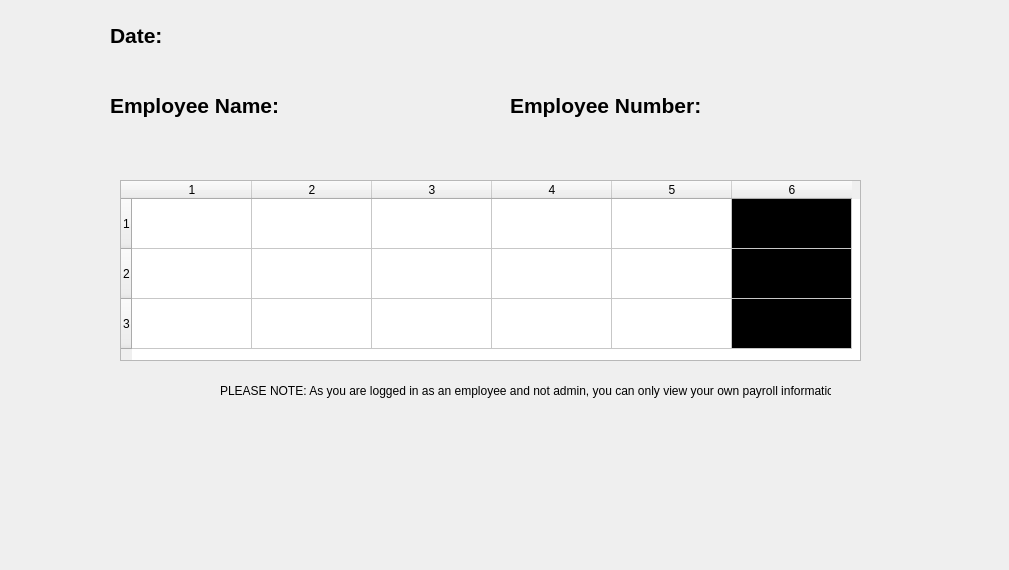
<?xml version="1.0" encoding="UTF-8"?>
<ui version="4.0">
 <class>EmployeePayrollWindow</class>
 <widget class="QWidget" name="EmployeePayrollWindow">
  <property name="geometry">
   <rect>
    <x>0</x>
    <y>0</y>
    <width>1009</width>
    <height>570</height>
   </rect>
  </property>
  <property name="windowTitle">
   <string>View Payroll</string>
  </property>
  <widget class="QLabel" name="employeeNameLbl">
   <property name="geometry">
    <rect>
     <x>110</x>
     <y>90</y>
     <width>231</width>
     <height>31</height>
    </rect>
   </property>
   <property name="font">
    <font>
     <pointsize>16</pointsize>
     <weight>75</weight>
     <bold>true</bold>
    </font>
   </property>
   <property name="text">
    <string>Employee Name: </string>
   </property>
  </widget>
  <widget class="QLabel" name="warningLoggedInMsg">
   <property name="geometry">
    <rect>
     <x>220</x>
     <y>370</y>
     <width>611</width>
     <height>41</height>
    </rect>
   </property>
   <property name="text">
    <string>PLEASE NOTE: As you are logged in as an employee and not admin, you can only view your own payroll information</string>
   </property>
  </widget>
  <widget class="QLabel" name="employeeNumLbl">
   <property name="geometry">
    <rect>
     <x>510</x>
     <y>90</y>
     <width>231</width>
     <height>31</height>
    </rect>
   </property>
   <property name="font">
    <font>
     <pointsize>16</pointsize>
     <weight>75</weight>
     <bold>true</bold>
    </font>
   </property>
   <property name="text">
    <string>Employee Number:</string>
   </property>
  </widget>
  <widget class="QLabel" name="dateLbl">
   <property name="geometry">
    <rect>
     <x>110</x>
     <y>20</y>
     <width>231</width>
     <height>31</height>
    </rect>
   </property>
   <property name="font">
    <font>
     <pointsize>16</pointsize>
     <weight>75</weight>
     <bold>true</bold>
    </font>
   </property>
   <property name="text">
    <string>Date:</string>
   </property>
  </widget>
  <widget class="QTableWidget" name="displayPayrollTable">
   <property name="geometry">
    <rect>
     <x>120</x>
     <y>180</y>
     <width>741</width>
     <height>181</height>
    </rect>
   </property>
   <property name="lineWidth">
    <number>1</number>
   </property>
   <property name="rowCount">
    <number>3</number>
   </property>
   <property name="columnCount">
    <number>6</number>
   </property>
   <attribute name="horizontalHeaderDefaultSectionSize">
    <number>120</number>
   </attribute>
   <attribute name="verticalHeaderDefaultSectionSize">
    <number>50</number>
   </attribute>
   <row/>
   <row/>
   <row/>
   <column/>
   <column/>
   <column/>
   <column/>
   <column/>
   <column/>
   <item row="0" column="5">
    <property name="text">
     <string>PDF</string>
    </property>
    <property name="textAlignment">
     <set>AlignCenter</set>
    </property>
    <property name="background">
     <brush brushstyle="SolidPattern">
      <color alpha="255">
       <red>0</red>
       <green>0</green>
       <blue>0</blue>
      </color>
     </brush>
    </property>
    <property name="foreground">
     <brush brushstyle="NoBrush">
      <color alpha="255">
       <red>255</red>
       <green>255</green>
       <blue>255</blue>
      </color>
     </brush>
    </property>
   </item>
   <item row="1" column="5">
    <property name="text">
     <string>PDF</string>
    </property>
    <property name="textAlignment">
     <set>AlignCenter</set>
    </property>
    <property name="background">
     <brush brushstyle="SolidPattern">
      <color alpha="255">
       <red>0</red>
       <green>0</green>
       <blue>0</blue>
      </color>
     </brush>
    </property>
    <property name="foreground">
     <brush brushstyle="NoBrush">
      <color alpha="255">
       <red>255</red>
       <green>255</green>
       <blue>255</blue>
      </color>
     </brush>
    </property>
   </item>
   <item row="2" column="5">
    <property name="text">
     <string>PDF</string>
    </property>
    <property name="textAlignment">
     <set>AlignCenter</set>
    </property>
    <property name="background">
     <brush brushstyle="SolidPattern">
      <color alpha="255">
       <red>0</red>
       <green>0</green>
       <blue>0</blue>
      </color>
     </brush>
    </property>
    <property name="foreground">
     <brush brushstyle="NoBrush">
      <color alpha="255">
       <red>255</red>
       <green>255</green>
       <blue>255</blue>
      </color>
     </brush>
    </property>
   </item>
  </widget>
 </widget>
 <resources/>
 <connections/>
</ui>
